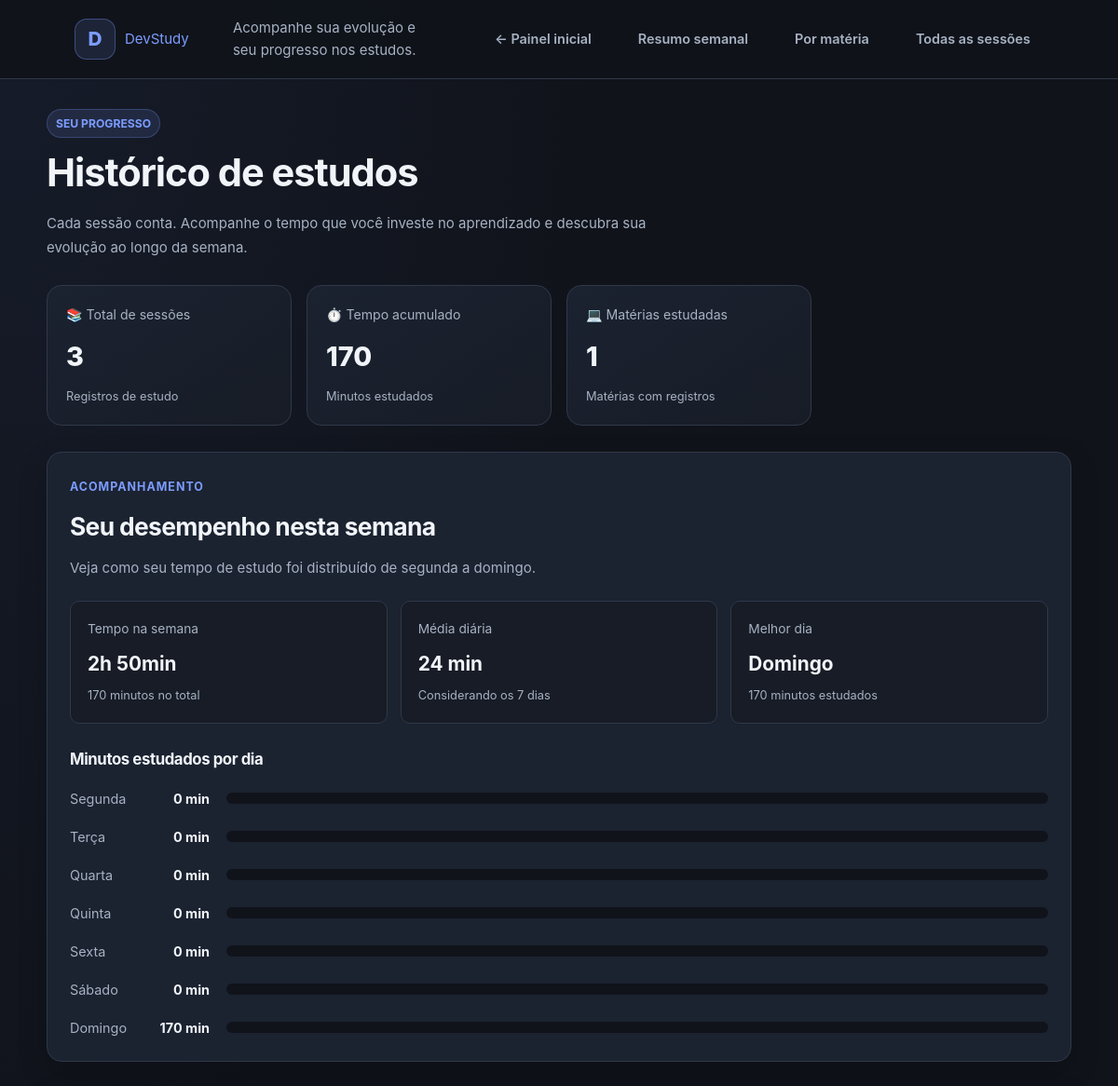
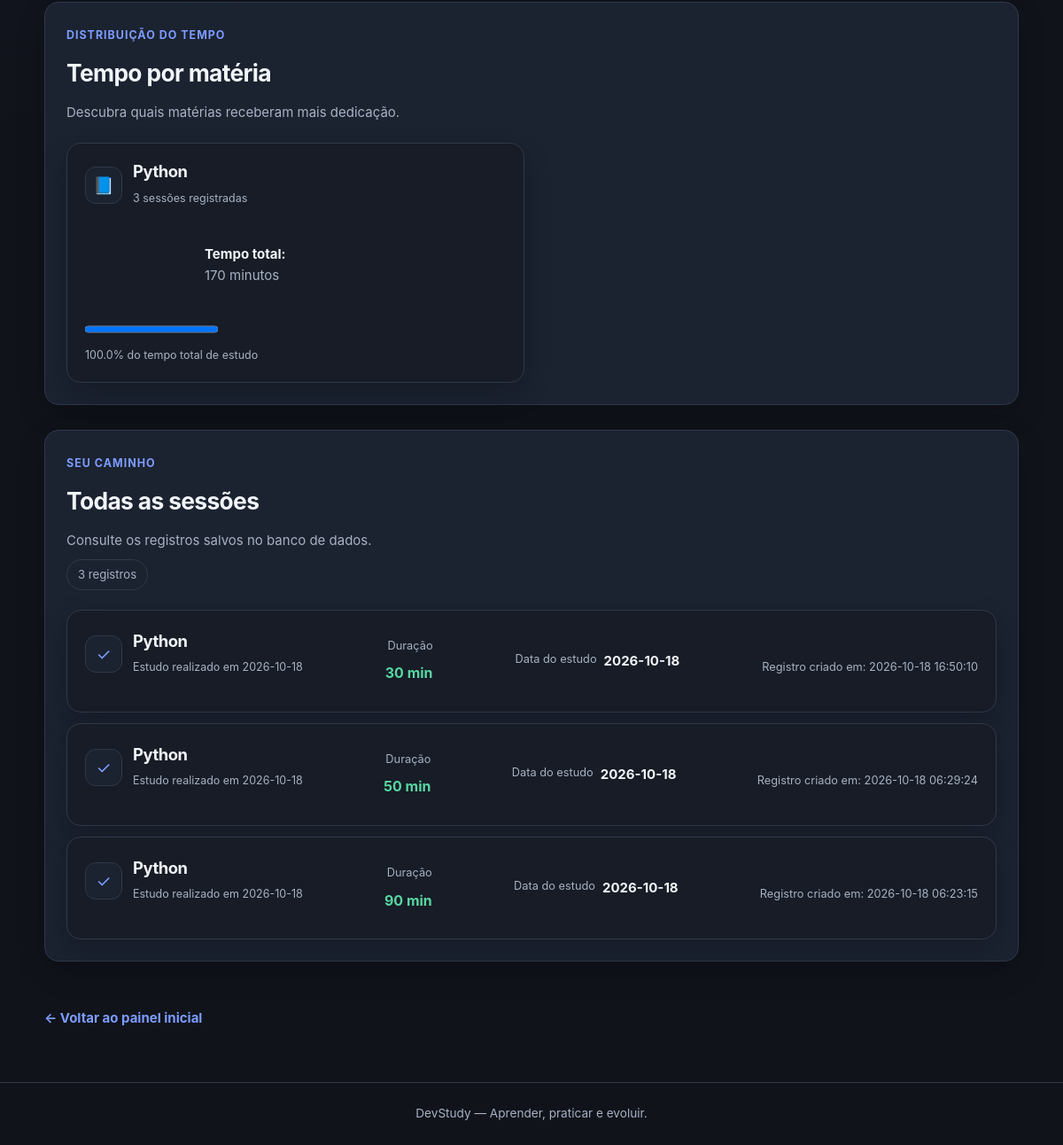
The page /historico on the database its author committed (2 pictures, top to bottom).
### tables this page shows
CREATE TABLE sessoes_estudo (
                id INTEGER PRIMARY KEY AUTOINCREMENT,
                materia TEXT NOT NULL,
                duracao_minutos INTEGER NOT NULL,
                data_estudo TEXT NOT NULL DEFAULT (date('now', 'localtime')),
                criado_em TIMESTAMP DEFAULT CURRENT_TIMESTAMP
            , identificador TEXT);

### app.py (the view)
@app.route("/historico")
def historico():
    with conectar() as conexao:
        sessoes = conexao.execute("""
            SELECT
                id,
                materia,
                duracao_minutos,
                data_estudo,
                criado_em
            FROM sessoes_estudo
            ORDER BY data_estudo DESC, id DESC
        """).fetchall()
        resumo = conexao.execute("""
            SELECT
                COUNT(*) AS total_sessoes,
                COALESCE(SUM(duracao_minutos), 0) AS total_minutos
            FROM sessoes_estudo
        """).fetchone()
        materias_estudadas = conexao.execute("""
            SELECT
                materia,
                COUNT(*) AS total_sessoes,
                SUM(duracao_minutos) AS total_minutos
            FROM sessoes_estudo
            GROUP BY materia
            ORDER BY total_minutos DESC
        """).fetchall()
        estudos_semana = conexao.execute("""
            WITH RECURSIVE semana(data) AS (
                SELECT date(
                    'now', 'localtime', 'weekday 0', '-6 days'
                )

                UNION ALL

                SELECT date(data, '+1 day')
                FROM semana
                WHERE data < date(
                    'now', 'localtime', 'weekday 0'
                )
            )
            SELECT
                semana.data AS data_estudo,
                CASE strftime('%w', semana.data)
                    WHEN '1' THEN 'Segunda'
                    WHEN '2' THEN 'Terça'
                    WHEN '3' THEN 'Quarta'
                    WHEN '4' THEN 'Quinta'
                    WHEN '5' THEN 'Sexta'
                    WHEN '6' THEN 'Sábado'
                    WHEN '0' THEN 'Domingo'
                END AS dia_nome,
                COALESCE(
                    SUM(sessoes_estudo.duracao_minutos), 0
                ) AS total_minutos
            FROM semana
            LEFT JOIN sessoes_estudo
                ON sessoes_estudo.data_estudo = semana.data
            GROUP BY semana.data
            ORDER BY semana.data
        """).fetchall()
    total_semana = sum(
        dia["total_minutos"] for dia in estudos_semana
    )
    media_diaria = round(total_semana / 7)
    maior_tempo = max(
        (dia["total_minutos"] for dia in estudos_semana),
        default=0
    )
    melhor_dia = max(
        estudos_semana,
        key=lambda dia: dia["total_minutos"],
        default=None
    )
    return render_template(
        "historico.html",
        sessoes=sessoes,
        resumo=resumo,
        materias_estudadas=materias_estudadas,
        estudos_semana=estudos_semana,
        total_semana=total_semana,
        media_diaria=media_diaria,
        maior_tempo=maior_tempo,
        melhor_dia=melhor_dia
    )

### database.py (called while the page is built)
def conectar():
    conexao = sqlite3.connect(CAMINHO_BANCO)
    conexao.row_factory = sqlite3.Row
    return conexao

### templates/historico.html (shortened to what this page needs)
<!DOCTYPE html>
<html lang="pt-BR">
<head>
    <link
        rel="stylesheet"
        href="{{ url_for('static', filename='style.css') }}"
    >
</head>
<body>
    <header class="cabecalho-principal">
        <div class="cabecalho-conteudo">
            <a href="{{ url_for('inicio') }}" class="marca-devstudy">
                <span class="marca-icone">D</span>
                <span>DevStudy</span>
            </a>
            <p>Acompanhe sua evolução e seu progresso nos estudos.</p>
            <nav class="navegacao-principal" aria-label="Navegação principal">
                <a href="{{ url_for('inicio') }}">← Painel inicial</a>
                <a href="#resumo">Resumo semanal</a>
                <a href="#materias">Por matéria</a>
                <a href="#sessoes">Todas as sessões</a>
            </nav>
        </div>
    </header>
    <main class="pagina-historico">
        <section class="introducao-historico">
            <div>
                <span class="etiqueta-categoria">SEU PROGRESSO</span>
                <h1>Histórico de estudos</h1>
                <p>
                    Cada sessão conta. Acompanhe o tempo que você investe
                    no aprendizado e descubra sua evolução ao longo da semana.
                </p>
            </div>
        </section>
        <section class="painel-estatisticas" aria-label="Estatísticas gerais">
            <article class="cartao-estatistica">
                <span>📚 Total de sessões</span>
                <strong>{{ resumo['total_sessoes'] }}</strong>
                <small>Registros de estudo</small>
            </article>
            <article class="cartao-estatistica">
                <span>⏱️ Tempo acumulado</span>
                <strong>{{ resumo['total_minutos'] }}</strong>
                <small>Minutos estudados</small>
            </article>
            <article class="cartao-estatistica">
                <span>💻 Matérias estudadas</span>
                <strong>{{ materias_estudadas|length }}</strong>
                <small>Matérias com registros</small>
            </article>
        </section>
        <section class="secao-grafico" id="resumo">
            <div class="titulo-secao-historico">
                <span class="subtitulo-secao">ACOMPANHAMENTO</span>
                <h2>Seu desempenho nesta semana</h2>
                <p>
                    Veja como seu tempo de estudo foi distribuído
                    de segunda a domingo.
                </p>
            </div>
            <div class="painel-semanal">
                <article class="indicador-semanal">
                    <span>Tempo na semana</span>
                    <strong>
                        {{ total_semana // 60 }}h
                        {{ total_semana % 60 }}min
                    </strong>
                    <small>{{ total_semana }} minutos no total</small>
                </article>
                <article class="indicador-semanal">
                    <span>Média diária</span>
                    <strong>{{ media_diaria }} min</strong>
                    <small>Considerando os 7 dias</small>
                </article>
                <article class="indicador-semanal">
                    <span>Melhor dia</span>
                    {% if melhor_dia and melhor_dia['total_minutos'] > 0 %}
                        <strong>{{ melhor_dia['dia_nome'] }}</strong>
                        <small>
                            {{ melhor_dia['total_minutos'] }}
                            minutos estudados
                        </small>
                    {% else %}
                        <strong>--</strong>
                        <small>Registre seu primeiro estudo</small>
                    {% endif %}
                </article>
            </div>
            <div class="grafico-semanal">
                <h3>Minutos estudados por dia</h3>
                <div class="lista-grafico">
                    {% for dia in estudos_semana %}
                        <div class="linha-grafico">
                            <div class="rotulo-grafico">
                                <span>{{ dia['dia_nome'] }}</span>
                                <strong>
                                    {{ dia['total_minutos'] }} min
                                </strong>
                            </div>
                            <div class="barra-grafico-container">
                            </div>
                        </div>
                    {% endfor %}
                </div>
            </div>
        </section>
        <section class="secao-grafico" id="materias">
            <div class="titulo-secao-historico">
                <span class="subtitulo-secao">DISTRIBUIÇÃO DO TEMPO</span>
                <h2>Tempo por matéria</h2>
                <p>
                    Descubra quais matérias receberam mais dedicação.
                </p>
            </div>
            {% if materias_estudadas %}
                <div class="lista-materias-historico">
                    {% for item in materias_estudadas %}
                        <article class="cartao-anotacao cartao-materia-historico">
                            <div class="cabecalho-cartao-materia">
                                <span class="icone-materia">📘</span>
                                <div>
                                    <h3>{{ item['materia'] }}</h3>
                                    <small>
                                        {{ item['total_sessoes'] }}
                                        {% if item['total_sessoes'] == 1 %}
                                            sessão registrada
                                        {% else %}
                                            sessões registradas
                                        {% endif %}
                                    </small>
                                </div>
                            </div>
                            <p>
                                <strong>Tempo total:</strong>
                                {{ item['total_minutos'] }} minutos
                            </p>
                            <progress
                                class="progresso-materia"
                                value="{{ item['total_minutos'] }}"
                                max="{{ resumo['total_minutos'] if resumo['total_minutos'] > 0 else 1 }}"
                                aria-label="Tempo acumulado em {{ item['materia'] }}"
                            ></progress>
                            <small>
                                {% if resumo['total_minutos'] > 0 %}
                                    {{ (
                                        item['total_minutos'] * 100
                                        / resumo['total_minutos']
                                    ) | round(1) }}%
                                    do tempo total de estudo
                                {% else %}
                                    Nenhum minuto acumulado
                                {% endif %}
                            </small>
                        </article>
                    {% endfor %}
                </div>
            {% endif %}
        </section>
        <section class="secao-grafico" id="sessoes">
            <div class="titulo-secao-historico">
                <span class="subtitulo-secao">SEU CAMINHO</span>
                <h2>Todas as sessões</h2>
                <p>
                    Consulte os registros salvos no banco de dados.
                </p>
                <span class="contador-sessoes">
                    {{ sessoes|length }}
                    {% if sessoes|length == 1 %}
                        registro
                    {% else %}
                        registros
                    {% endif %}
                </span>
            </div>
            {% if sessoes %}
                <div class="lista-sessoes-historico">
                    {% for sessao in sessoes %}
                        <article class="cartao-anotacao cartao-sessao-historico">
                            <div class="cabecalho-cartao-materia">
                                <span class="icone-materia">✓</span>
                                <div>
                                    <h3>{{ sessao['materia'] }}</h3>
                                    <small>
                                        Estudo realizado em
                                        {{ sessao['data_estudo'] }}
                                    </small>
                                </div>
                            </div>
                            <div class="detalhes-sessao">
                                <span>Duração</span>
                                <strong>
                                    {{ sessao['duracao_minutos'] }} min
                                </strong>
                            </div>
                            <div class="informacoes-data-sessao">
                                <span>Data do estudo</span>
                                <strong>{{ sessao['data_estudo'] }}</strong>
                            </div>
                            <small class="data-criacao-sessao">
                                Registro criado em:
                                {{ sessao['criado_em'] }}
                            </small>
                        </article>
                    {% endfor %}
                </div>
            {% endif %}
        </section>
        <a class="link-voltar" href="{{ url_for('inicio') }}">
            ← Voltar ao painel inicial
        </a>
    </main>
    <footer class="rodape">
        <p>DevStudy — Aprender, praticar e evoluir.</p>
    </footer>
</body>
</html>

### rows shown on the page
sessoes_estudo: materia "Python", data_estudo "2026-10-18", duracao_minutos "30", criado_em "2026-10-18 16:50:10"
sessoes_estudo: materia "Python", data_estudo "2026-10-18", duracao_minutos "50", criado_em "2026-10-18 06:29:24"
sessoes_estudo: materia "Python", data_estudo "2026-10-18", duracao_minutos "90", criado_em "2026-10-18 06:23:15"

### other values the page prints
{{ resumo['total_sessoes'] }} "3"
{{ resumo['total_minutos'] }} "170"
{{ materias_estudadas|length }} "1"
{{ total_semana // 60 }} "2"
{{ total_semana % 60 }} "50"
{{ total_semana }} "170"
{{ media_diaria }} "24"
{{ melhor_dia['dia_nome'] }} "Domingo"
{{ melhor_dia['total_minutos'] }} "170"
{{ dia['dia_nome'] }} "Segunda" "Terça" "Quarta" "Quinta" "Sexta" "Sábado" "Domingo"
{{ dia['total_minutos'] }} "0" "0" "0" "0" "0" "0" "170"
{{ item['materia'] }} "Python"
{{ item['total_sessoes'] }} "3"
{{ item['total_minutos'] }} "170"
{{ sessoes|length }} "3"
